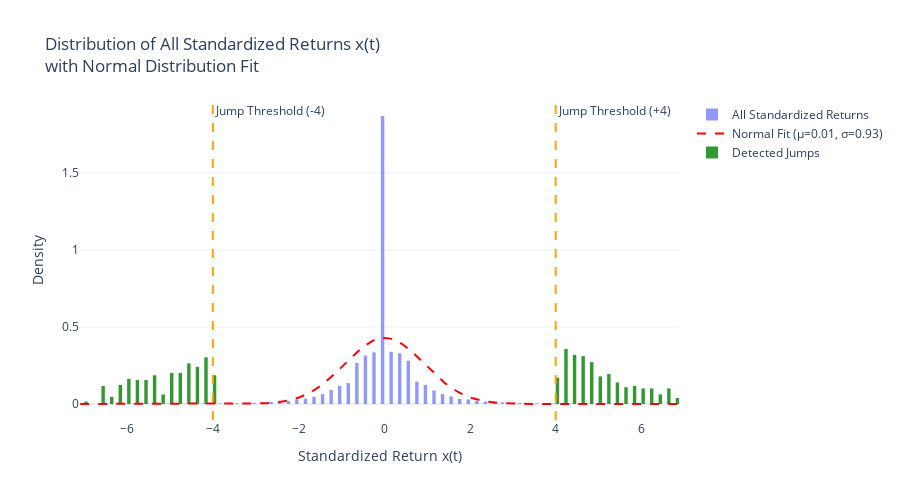

This figure's notebook cell:
### Code cell
# Plot 1: Histogram of all scores (signed) with normal fit
fig1 = go.Figure()

# Histogram of all signed scores
fig1.add_trace(go.Histogram(
    x=all_scores,
    name='All Standardized Returns',
    histnorm='probability density',
    nbinsx=100,
    opacity=0.7
))

# Normal distribution fit for comparison
x_range = np.linspace(all_scores.min(), all_scores.max(), 200)
normal_fit = stats.norm.pdf(x_range, all_scores.mean(), all_scores.std())
fig1.add_trace(go.Scatter(
    x=x_range,
    y=normal_fit,
    mode='lines',
    name=f'Normal Fit (μ={all_scores.mean():.2f}, σ={all_scores.std():.2f})',
    line=dict(color='red', width=2, dash='dash')
))

# Add threshold lines
fig1.add_vline(x=4, line_dash="dash", line_color="orange", annotation_text="Jump Threshold (+4)")
fig1.add_vline(x=-4, line_dash="dash", line_color="orange", annotation_text="Jump Threshold (-4)")

# Highlight jump region if jumps were detected
if not jumps_df.empty:
    fig1.add_trace(go.Histogram(
        x=jump_scores,
        name='Detected Jumps',
        histnorm='probability density',
        nbinsx=50,
        opacity=0.8,
        marker_color='green'
    ))

fig1.update_layout(
    title="Distribution of All Standardized Returns x(t)<br>with Normal Distribution Fit",
    xaxis_title="Standardized Return x(t)",
    yaxis_title="Density",
    template="plotly_white",
    height=500
)
fig1.show()

### Figure 1 — Plotly figure (JSON) as saved in the notebook; plotly's stock layout.template omitted (floating-point values rounded to 4 significant figures; data arrays with more than 128 entries replaced by an {"elided": "..."} marker saying what was removed)
{"data": [{"histnorm": "probability density", "name": "All Standardized Returns", "nbinsx": 100, "opacity": 0.7, "type": "histogram", "x": {"elided": "83813 float values"}}, {"line": {"color": "red", "dash": "dash", "width": 2}, "mode": "lines", "name": "Normal Fit (μ=0.01, σ=0.93)", "type": "scatter", "x": {"elided": "200 float values"}, "y": {"elided": "200 float values"}}, {"histnorm": "probability density", "marker": {"color": "green"}, "name": "Detected Jumps", "nbinsx": 50, "opacity": 0.8, "type": "histogram", "x": {"elided": "643 float values"}}], "layout": {"annotations": [{"showarrow": false, "text": "Jump Threshold (+4)", "x": 4, "xanchor": "left", "xref": "x", "y": 1, "yanchor": "top", "yref": "y domain"}, {"showarrow": false, "text": "Jump Threshold (-4)", "x": -4, "xanchor": "left", "xref": "x", "y": 1, "yanchor": "top", "yref": "y domain"}], "height": 500, "shapes": [{"line": {"color": "orange", "dash": "dash"}, "type": "line", "x0": 4, "x1": 4, "xref": "x", "y0": 0, "y1": 1, "yref": "y domain"}, {"line": {"color": "orange", "dash": "dash"}, "type": "line", "x0": -4, "x1": -4, "xref": "x", "y0": 0, "y1": 1, "yref": "y domain"}], "title": {"text": "Distribution of All Standardized Returns x(t)<br>with Normal Distribution Fit"}, "xaxis": {"title": {"text": "Standardized Return x(t)"}}, "yaxis": {"title": {"text": "Density"}}}}
